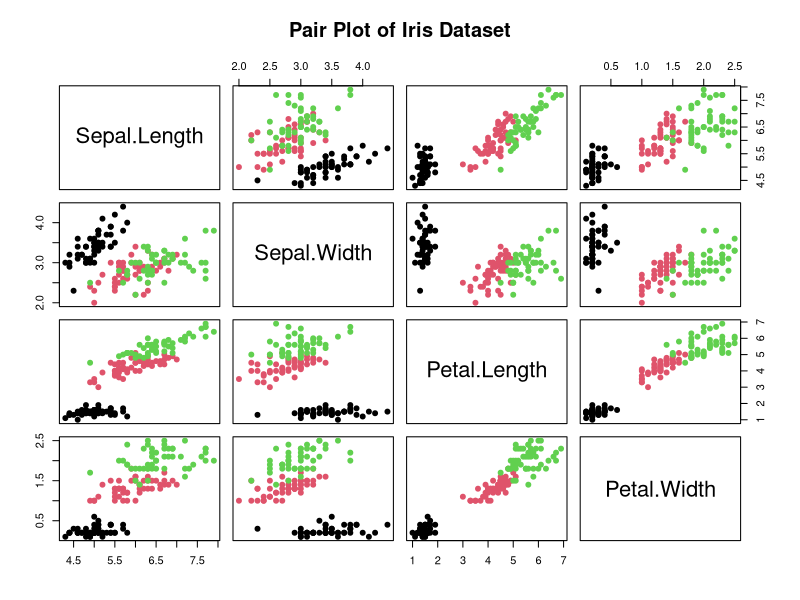
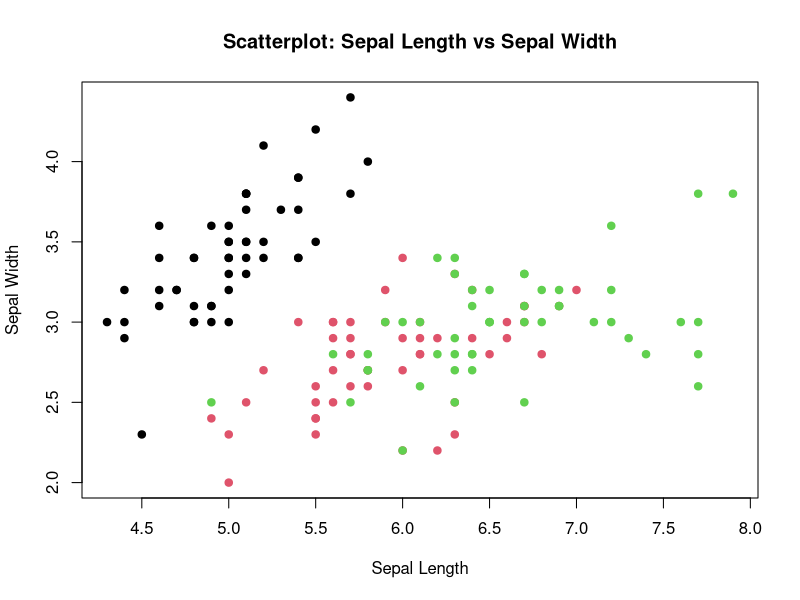
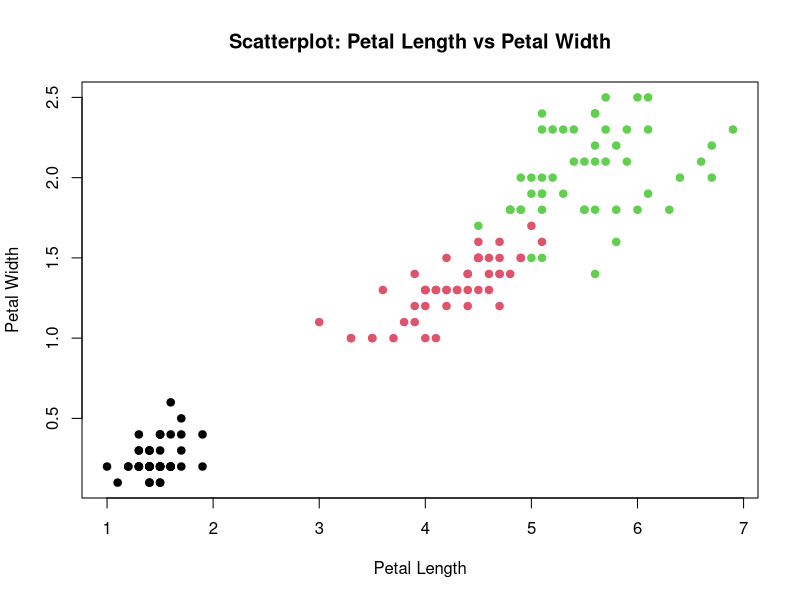

Source code (R) for these figures, in order:
# Load the Iris dataset (it's built into R)
data(iris)

# Pair plot for bivariate analysis
pairs(iris[, 1:4], col = iris$Species, pch = 19, 
      main = "Pair Plot of Iris Dataset")

# Scatterplot matrix for sepal length and sepal width
plot(iris$Sepal.Length, iris$Sepal.Width, pch = 19, col = iris$Species,
     main = "Scatterplot: Sepal Length vs Sepal Width", 
     xlab = "Sepal Length", ylab = "Sepal Width")

# Scatterplot matrix for petal length and petal width
plot(iris$Petal.Length, iris$Petal.Width, pch = 19, col = iris$Species,
     main = "Scatterplot: Petal Length vs Petal Width", 
     xlab = "Petal Length", ylab = "Petal Width")
